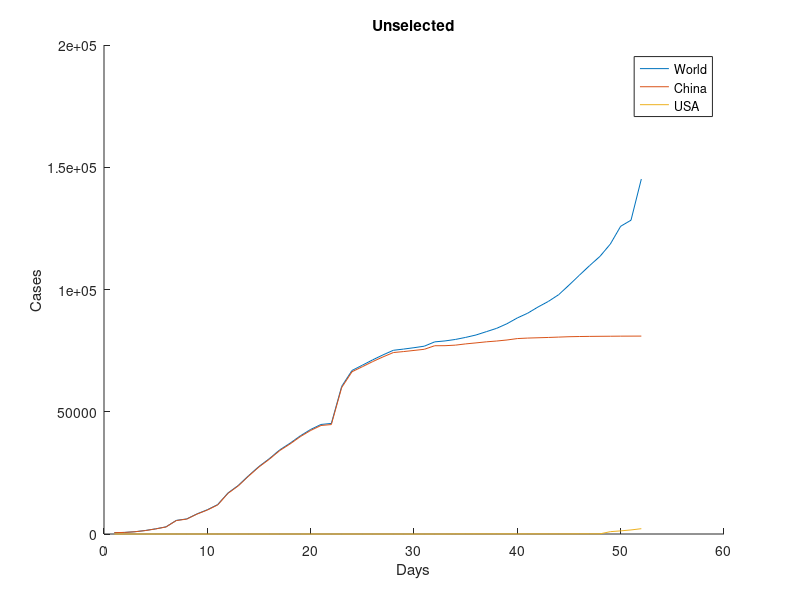
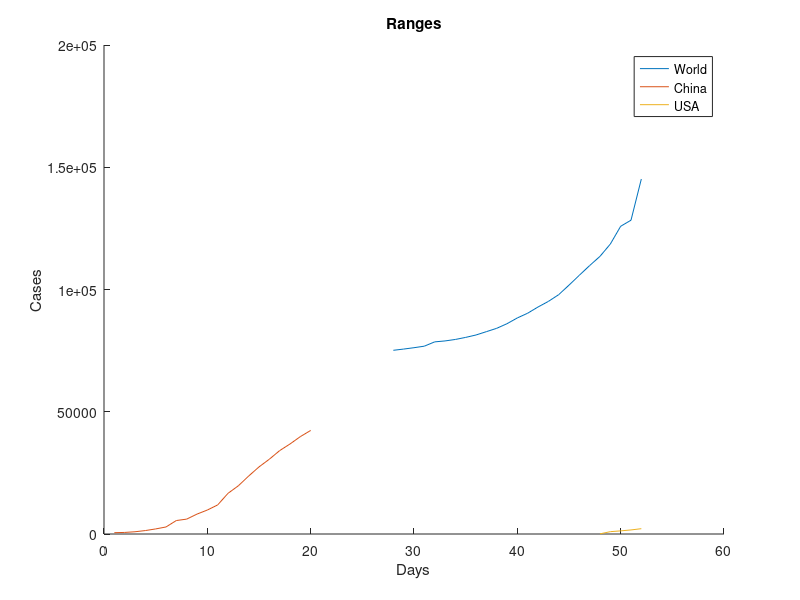

Recreate these plots in MATLAB, in order. (Note: this script raises an error after producing the figures.)
close all
clear all
clc

data = csvread('./Lab5_Problem1_Data.csv');


days = data(:,1);
world = data(:,2);
china = data(:,3);
usa = data(:,4);
usaRange = usa(48:length(usa));
usaDays = days(48:length(days));

chinaRange = china(1:20);
chinaDays = days(1:20);

worldRange = world(28:length(world));
worldDays = days(28:length(days));
figure;
hold on
plot(days, world);
plot(days, china);
plot(days, usa);
legend("World", "China", "USA");
xlabel("Days");
ylabel("Cases");
title("Unselected");

figure;
hold on
plot(worldDays, worldRange);
plot(chinaDays, chinaRange);
plot(usaDays, usaRange);
legend("World", "China", "USA");
title("Ranges");
xlabel("Days");
ylabel("Cases");

%testing linar
data = zeros(length(chinaDays), 3);
data(:, 1) = ones(length(chinaDays),1)
data(:,2) = chinaDays;
data(:,3) = chinaRange;
[asc, r2] = linearregression(data)

chinaLFH = @(x) asc(1) + asc(2)*x;
figure;
hold on
fplot(chinaLFH, [0, max(chinaDays)]);
plot(chinaDays, chinaRange);
legend()

% testing poly
[plys, r2] = polynomialregression(chinaRange, 3)
chinaCFH = @(x) plys(1)+plys(2)*x+plys(3)*x.^2+plys(4)*x^3;
figure;
hold on
fplot(chinaCFH, [0, max(chinaDays)]);
plot(chinaDays, chinaRange);
legend()

%testing exp
[plys, r2] = exponentialregression(chinaRange)
chinaEFH = @(x) plys(1)*exp(plys(2)*x);
figure;
hold on
fplot(chinaEFH, [0, max(chinaDays)]);
plot(chinaDays, chinaRange);
legend()

%%%%%%%%%%%VALIDATION%%%%%%%%%%%%%%%%%
a0 = 0.5;
a1 = 0.1;
a2 = 0.9;
a3 = 0.8;
y = @(x) a0+a1*x+a2*x.^2+a3*x.^3;
x = 10:100;
yout = y(x);
[plys, r2] = polynomialregression(yout, 3);
assert(r2==1);

%exp val
a0 = 1.1;
a1 = 0.3;
y = @(x) a0*exp(a1*x);
x = 10:100;
yout = y(x);
[plys, r2] = exponentialregression(yout);
assert(r2==1);


%%%now with the real data
%%china
[plys, r2] = polynomialregression(chinaRange, 3)
chinaCFH = @(x) plys(1)+plys(2)*x+plys(3)*x.^2+plys(4)*x^3;
figure;
hold on
fplot(chinaCFH, [0, max(chinaDays)]);
plot(chinaDays, chinaRange);
legend()
title("China");
xlabel("Days");
ylabel("Confirmed cases");

[plys, r2] = exponentialregression(chinaRange)
chinaEFH = @(x) plys(1)*exp(plys(2)*x);
figure;
hold on
fplot(chinaEFH, [0, max(chinaDays)]);
plot(chinaDays, chinaRange);
legend()
title("China");
xlabel("Days");
ylabel("Confirmed cases");
%USA
startingDay = min(usaDays);
[plys, r2] = polynomialregression(usaRange, 3)
usaCFH = @(x) plys(1)+plys(2)*(x-startingDay)+plys(3)*(x-startingDay).^2+plys(4)*(x-startingDay)^3;
figure;
hold on
fplot(usaCFH, [min(usaDays), max(usaDays)]);
plot(usaDays, usaRange);
legend()
title("USA");
xlabel("Days");
ylabel("Confirmed cases");

[plys, r2] = exponentialregression(usaRange)
usaEFH = @(x) plys(1)*exp(plys(2)*(x-startingDay));
figure;
hold on
fplot(usaEFH, [min(usaDays), max(usaDays)]);
plot(usaDays, usaRange);
legend()
title("USA");
xlabel("Days");
ylabel("Confirmed cases");

%%%WORLD

[plys, r2] = polynomialregression(worldRange, 3)
startingDay = min(worldDays);
worldCFH = @(x) plys(1)+plys(2)*(x-startingDay)+plys(3)*(x-startingDay).^2+plys(4)*(x-startingDay)^3;
figure;
hold on
fplot(worldCFH, [min(worldDays), max(worldDays)]);
plot(worldDays, worldRange);
legend()
title("World");
xlabel("Days");
ylabel("Confirmed cases");

[plys, r2] = exponentialregression(worldRange)
worldEFH = @(x) plys(1)*exp(plys(2)*(x-startingDay));
figure;
hold on
fplot(worldEFH, [min(worldDays), max(worldDays)]);
plot(worldDays, worldRange);
legend()
title("World");
xlabel("Days");
ylabel("Confirmed cases");



